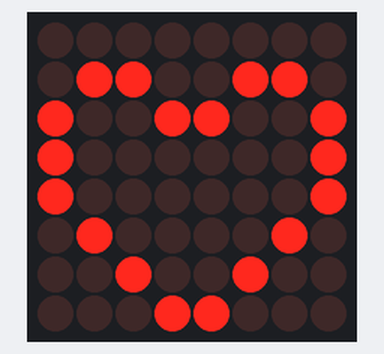
Bench run of a sketch on a simulated Arduino Uno, built with avr-gcc and run on an emulated ATmega328P. Shown: 8×8 LED matrix. Wiring (inferred from the names in the program): LED matrix (orientation assumed): rows pin 2, pin 7, pin 19, pin 5, pin 13, pin 18, pin 12, pin 16; columns pin 6, pin 11, pin 10, pin 3, pin 17, pin 4, pin 8, pin 9.

Above: at 0.1 s.
At 1.0 s:
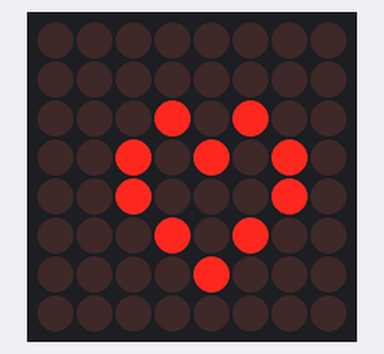

Measured:
- what the display in image 0 shows lasts 1.0 s, from 0.0 s to 1.0 s

The sketch:

_01_led_matrix_image_pr6.ino
```cpp
const int row[8] = {
  2, 7, 19, 5, 13, 18, 12, 16
};

const int col[8] = {
  6, 11, 10, 3, 17, 4, 8, 9
};

//dvojrozměrné pole pro obrázek
byte image[8][8] = {
  {0,0,0,0,0,0,0,0},
  {0,1,1,0,0,1,1,0},
  {1,0,0,1,1,0,0,1},
  {1,0,0,0,0,0,0,1},
  {1,0,0,0,0,0,0,1},
  {0,1,0,0,0,0,1,0},
  {0,0,1,0,0,1,0,0},
  {0,0,0,1,1,0,0,0}};

byte imageS[8][8] = {
  {0,0,0,0,0,0,0,0},
  {0,0,0,0,0,0,0,0},
  {0,0,0,1,0,1,0,0},
  {0,0,1,0,1,0,1,0},
  {0,0,1,0,0,0,1,0},
  {0,0,0,1,0,1,0,0},
  {0,0,0,0,1,0,0,0},
  {0,0,0,0,0,0,0,0}};

void setup(){
    for(int i = 0; i < 8; i++){
        pinMode(col[i], OUTPUT);
        pinMode(row[i], OUTPUT);
        digitalWrite(col[i], HIGH);
        digitalWrite(row[i], LOW);
    }
}

void loop(){
  for(int i = 0 ; i < 100 ; i++){
    refreshScreen(image);
  }
  for(int i = 0 ; i < 100 ; i++){
    refreshScreen(imageS);
  }
}

void refreshScreen(unsigned char dat[8][8]) {
  for(int j = 0; j<8;j++) {
    digitalWrite(col[j],LOW);
    for(int k = 0;k<8;k++){
      digitalWrite(row[k],dat[k][j]);
    }
    delay(1);
    Clear();
  }
}

void Clear(){
  for(int i = 0;i<8;i++){
    digitalWrite(row[i],LOW);
    digitalWrite(col[i],HIGH);
  }
}
```
